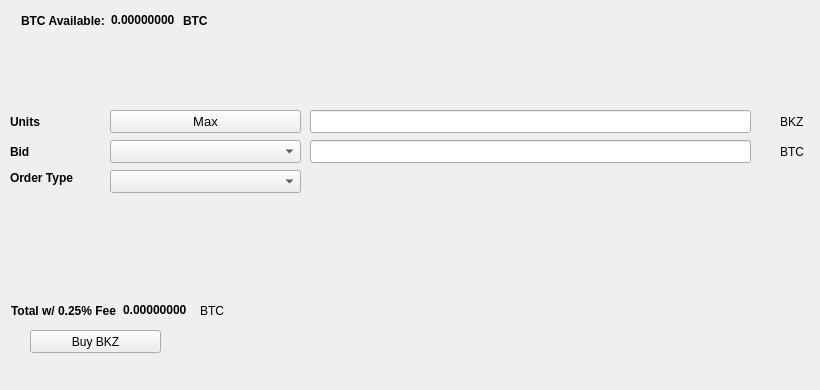
   <widget class="QWidget" name="BuyTab">
    <attribute name="title">
     <string>Buy</string>
    </attribute>
    <widget class="QPushButton" name="BuyBKZ">
     <property name="geometry">
      <rect>
       <x>30</x>
       <y>330</y>
       <width>131</width>
       <height>23</height>
      </rect>
     </property>
     <property name="text">
      <string>Buy BKZ</string>
     </property>
     <property name="icon">
      <iconset resource="../bankitz.qrc">
       <normaloff>:/icons/bitcoin</normaloff>:/icons/bitcoin</iconset>
     </property>
    </widget>
    <widget class="QLabel" name="label_3">
     <property name="geometry">
      <rect>
       <x>10</x>
       <y>110</y>
       <width>46</width>
       <height>23</height>
      </rect>
     </property>
     <property name="font">
      <font>
       <weight>75</weight>
       <bold>true</bold>
      </font>
     </property>
     <property name="text">
      <string>Units</string>
     </property>
    </widget>
    <widget class="QLineEdit" name="UnitsInput">
     <property name="geometry">
      <rect>
       <x>310</x>
       <y>110</y>
       <width>441</width>
       <height>23</height>
      </rect>
     </property>
     <property name="font">
      <font>
       <pointsize>9</pointsize>
       <weight>75</weight>
       <bold>true</bold>
      </font>
     </property>
    </widget>
    <widget class="QLineEdit" name="BuyBidPriceEdit">
     <property name="geometry">
      <rect>
       <x>310</x>
       <y>140</y>
       <width>441</width>
       <height>23</height>
      </rect>
     </property>
     <property name="font">
      <font>
       <pointsize>9</pointsize>
       <weight>75</weight>
       <bold>true</bold>
      </font>
     </property>
    </widget>
    <widget class="QLabel" name="label_4">
     <property name="geometry">
      <rect>
       <x>780</x>
       <y>110</y>
       <width>31</width>
       <height>23</height>
      </rect>
     </property>
     <property name="text">
      <string>BKZ</string>
     </property>
    </widget>
    <widget class="QLabel" name="label_5">
     <property name="geometry">
      <rect>
       <x>780</x>
       <y>140</y>
       <width>31</width>
       <height>23</height>
      </rect>
     </property>
     <property name="text">
      <string>BTC</string>
     </property>
    </widget>
    <widget class="QLabel" name="label_6">
     <property name="geometry">
      <rect>
       <x>10</x>
       <y>140</y>
       <width>46</width>
       <height>23</height>
      </rect>
     </property>
     <property name="font">
      <font>
       <weight>75</weight>
       <bold>true</bold>
      </font>
     </property>
     <property name="text">
      <string>Bid</string>
     </property>
    </widget>
    <widget class="QLabel" name="label_7">
     <property name="geometry">
      <rect>
       <x>10</x>
       <y>170</y>
       <width>91</width>
       <height>16</height>
      </rect>
     </property>
     <property name="font">
      <font>
       <weight>75</weight>
       <bold>true</bold>
      </font>
     </property>
     <property name="text">
      <string>Order Type</string>
     </property>
    </widget>
    <widget class="QPushButton" name="Buy_Max_Amount">
     <property name="geometry">
      <rect>
       <x>110</x>
       <y>110</y>
       <width>191</width>
       <height>23</height>
      </rect>
     </property>
     <property name="font">
      <font>
       <pointsize>10</pointsize>
      </font>
     </property>
     <property name="text">
      <string>Max</string>
     </property>
    </widget>
    <widget class="QComboBox" name="BuyBidcomboBox">
     <property name="geometry">
      <rect>
       <x>110</x>
       <y>140</y>
       <width>191</width>
       <height>23</height>
      </rect>
     </property>
     <property name="font">
      <font>
       <pointsize>10</pointsize>
      </font>
     </property>
    </widget>
    <widget class="QComboBox" name="buyOrdertypeCombo">
     <property name="geometry">
      <rect>
       <x>110</x>
       <y>170</y>
       <width>191</width>
       <height>23</height>
      </rect>
     </property>
     <property name="font">
      <font>
       <pointsize>10</pointsize>
      </font>
     </property>
    </widget>
    <widget class="QWidget" name="layoutWidget1">
     <property name="geometry">
      <rect>
       <x>21</x>
       <y>11</y>
       <width>227</width>
       <height>19</height>
      </rect>
     </property>
     <layout class="QHBoxLayout" name="horizontalLayout_3">
      <item>
       <widget class="QLabel" name="label232">
        <property name="font">
         <font>
          <weight>75</weight>
          <bold>true</bold>
         </font>
        </property>
        <property name="text">
         <string>BTC Available:</string>
        </property>
       </widget>
      </item>
      <item>
       <widget class="QLabel" name="BtcAvailableLbl">
        <property name="palette">
         <palette>
          <active>
           <colorrole role="WindowText">
            <brush brushstyle="SolidPattern">
             <color alpha="255">
              <red>0</red>
              <green>0</green>
              <blue>0</blue>
             </color>
            </brush>
           </colorrole>
           <colorrole role="Button">
            <brush brushstyle="SolidPattern">
             <color alpha="255">
              <red>0</red>
              <green>170</green>
              <blue>0</blue>
             </color>
            </brush>
           </colorrole>
           <colorrole role="Light">
            <brush brushstyle="SolidPattern">
             <color alpha="255">
              <red>0</red>
              <green>255</green>
              <blue>0</blue>
             </color>
            </brush>
           </colorrole>
           <colorrole role="Midlight">
            <brush brushstyle="SolidPattern">
             <color alpha="255">
              <red>0</red>
              <green>212</green>
              <blue>0</blue>
             </color>
            </brush>
           </colorrole>
           <colorrole role="Dark">
            <brush brushstyle="SolidPattern">
             <color alpha="255">
              <red>0</red>
              <green>85</green>
              <blue>0</blue>
             </color>
            </brush>
           </colorrole>
           <colorrole role="Mid">
            <brush brushstyle="SolidPattern">
             <color alpha="255">
              <red>0</red>
              <green>113</green>
              <blue>0</blue>
             </color>
            </brush>
           </colorrole>
           <colorrole role="Text">
            <brush brushstyle="SolidPattern">
             <color alpha="255">
              <red>0</red>
              <green>170</green>
              <blue>0</blue>
             </color>
            </brush>
           </colorrole>
           <colorrole role="BrightText">
            <brush brushstyle="SolidPattern">
             <color alpha="255">
              <red>255</red>
              <green>255</green>
              <blue>255</blue>
             </color>
            </brush>
           </colorrole>
           <colorrole role="ButtonText">
            <brush brushstyle="SolidPattern">
             <color alpha="255">
              <red>0</red>
              <green>0</green>
              <blue>0</blue>
             </color>
            </brush>
           </colorrole>
           <colorrole role="Base">
            <brush brushstyle="SolidPattern">
             <color alpha="255">
              <red>255</red>
              <green>255</green>
              <blue>255</blue>
             </color>
            </brush>
           </colorrole>
           <colorrole role="Window">
            <brush brushstyle="SolidPattern">
             <color alpha="255">
              <red>0</red>
              <green>170</green>
              <blue>0</blue>
             </color>
            </brush>
           </colorrole>
           <colorrole role="Shadow">
            <brush brushstyle="SolidPattern">
             <color alpha="255">
              <red>0</red>
              <green>0</green>
              <blue>0</blue>
             </color>
            </brush>
           </colorrole>
           <colorrole role="AlternateBase">
            <brush brushstyle="SolidPattern">
             <color alpha="255">
              <red>127</red>
              <green>212</green>
              <blue>127</blue>
             </color>
            </brush>
           </colorrole>
           <colorrole role="ToolTipBase">
            <brush brushstyle="SolidPattern">
             <color alpha="255">
              <red>255</red>
              <green>255</green>
              <blue>220</blue>
             </color>
            </brush>
           </colorrole>
           <colorrole role="ToolTipText">
            <brush brushstyle="SolidPattern">
             <color alpha="255">
              <red>0</red>
              <green>0</green>
              <blue>0</blue>
             </color>
            </brush>
           </colorrole>
          </active>
          <inactive>
           <colorrole role="WindowText">
            <brush brushstyle="SolidPattern">
             <color alpha="255">
              <red>0</red>
              <green>0</green>
              <blue>0</blue>
             </color>
            </brush>
           </colorrole>
           <colorrole role="Button">
            <brush brushstyle="SolidPattern">
             <color alpha="255">
              <red>0</red>
              <green>170</green>
              <blue>0</blue>
             </color>
            </brush>
           </colorrole>
           <colorrole role="Light">
            <brush brushstyle="SolidPattern">
             <color alpha="255">
              <red>0</red>
              <green>255</green>
              <blue>0</blue>
             </color>
            </brush>
           </colorrole>
           <colorrole role="Midlight">
            <brush brushstyle="SolidPattern">
             <color alpha="255">
              <red>0</red>
              <green>212</green>
              <blue>0</blue>
             </color>
            </brush>
           </colorrole>
           <colorrole role="Dark">
            <brush brushstyle="SolidPattern">
             <color alpha="255">
              <red>0</red>
              <green>85</green>
              <blue>0</blue>
             </color>
            </brush>
           </colorrole>
           <colorrole role="Mid">
            <brush brushstyle="SolidPattern">
             <color alpha="255">
              <red>0</red>
              <green>113</green>
              <blue>0</blue>
             </color>
            </brush>
           </colorrole>
           <colorrole role="Text">
            <brush brushstyle="SolidPattern">
             <color alpha="255">
              <red>0</red>
              <green>170</green>
              <blue>0</blue>
             </color>
            </brush>
           </colorrole>
           <colorrole role="BrightText">
            <brush brushstyle="SolidPattern">
             <color alpha="255">
              <red>255</red>
              <green>255</green>
              <blue>255</blue>
             </color>
            </brush>
           </colorrole>
           <colorrole role="ButtonText">
            <brush brushstyle="SolidPattern">
             <color alpha="255">
              <red>0</red>
              <green>0</green>
              <blue>0</blue>
             </color>
            </brush>
           </colorrole>
           <colorrole role="Base">
            <brush brushstyle="SolidPattern">
             <color alpha="255">
              <red>255</red>
              <green>255</green>
              <blue>255</blue>
             </color>
            </brush>
           </colorrole>
           <colorrole role="Window">
            <brush brushstyle="SolidPattern">
             <color alpha="255">
              <red>0</red>
              <green>170</green>
              <blue>0</blue>
             </color>
            </brush>
           </colorrole>
           <colorrole role="Shadow">
            <brush brushstyle="SolidPattern">
             <color alpha="255">
              <red>0</red>
              <green>0</green>
              <blue>0</blue>
             </color>
            </brush>
           </colorrole>
           <colorrole role="AlternateBase">
            <brush brushstyle="SolidPattern">
             <color alpha="255">
              <red>127</red>
              <green>212</green>
              <blue>127</blue>
             </color>
            </brush>
           </colorrole>
           <colorrole role="ToolTipBase">
            <brush brushstyle="SolidPattern">
             <color alpha="255">
              <red>255</red>
              <green>255</green>
              <blue>220</blue>
             </color>
            </brush>
           </colorrole>
           <colorrole role="ToolTipText">
            <brush brushstyle="SolidPattern">
             <color alpha="255">
              <red>0</red>
              <green>0</green>
              <blue>0</blue>
             </color>
            </brush>
           </colorrole>
          </inactive>
          <disabled>
           <colorrole role="WindowText">
            <brush brushstyle="SolidPattern">
             <color alpha="255">
              <red>0</red>
              <green>85</green>
              <blue>0</blue>
             </color>
            </brush>
           </colorrole>
           <colorrole role="Button">
            <brush brushstyle="SolidPattern">
             <color alpha="255">
              <red>0</red>
              <green>170</green>
              <blue>0</blue>
             </color>
            </brush>
           </colorrole>
           <colorrole role="Light">
            <brush brushstyle="SolidPattern">
             <color alpha="255">
              <red>0</red>
              <green>255</green>
              <blue>0</blue>
             </color>
            </brush>
           </colorrole>
           <colorrole role="Midlight">
            <brush brushstyle="SolidPattern">
             <color alpha="255">
              <red>0</red>
              <green>212</green>
              <blue>0</blue>
             </color>
            </brush>
           </colorrole>
           <colorrole role="Dark">
            <brush brushstyle="SolidPattern">
             <color alpha="255">
              <red>0</red>
              <green>85</green>
              <blue>0</blue>
             </color>
            </brush>
           </colorrole>
           <colorrole role="Mid">
            <brush brushstyle="SolidPattern">
             <color alpha="255">
              <red>0</red>
              <green>113</green>
              <blue>0</blue>
             </color>
            </brush>
           </colorrole>
           <colorrole role="Text">
            <brush brushstyle="SolidPattern">
             <color alpha="255">
              <red>0</red>
              <green>85</green>
              <blue>0</blue>
             </color>
            </brush>
           </colorrole>
           <colorrole role="BrightText">
            <brush brushstyle="SolidPattern">
             <color alpha="255">
              <red>255</red>
              <green>255</green>
              <blue>255</blue>
             </color>
            </brush>
           </colorrole>
           <colorrole role="ButtonText">
            <brush brushstyle="SolidPattern">
             <color alpha="255">
              <red>0</red>
              <green>85</green>
              <blue>0</blue>
             </color>
            </brush>
           </colorrole>
           <colorrole role="Base">
            <brush brushstyle="SolidPattern">
             <color alpha="255">
              <red>0</red>
              <green>170</green>
              <blue>0</blue>
             </color>
            </brush>
           </colorrole>
           <colorrole role="Window">
            <brush brushstyle="SolidPattern">
             <color alpha="255">
              <red>0</red>
              <green>170</green>
              <blue>0</blue>
             </color>
            </brush>
           </colorrole>
           <colorrole role="Shadow">
            <brush brushstyle="SolidPattern">
             <color alpha="255">
              <red>0</red>
              <green>0</green>
              <blue>0</blue>
             </color>
            </brush>
           </colorrole>
           <colorrole role="AlternateBase">
            <brush brushstyle="SolidPattern">
             <color alpha="255">
              <red>0</red>
              <green>170</green>
              <blue>0</blue>
             </color>
            </brush>
           </colorrole>
           <colorrole role="ToolTipBase">
            <brush brushstyle="SolidPattern">
             <color alpha="255">
              <red>255</red>
              <green>255</green>
              <blue>220</blue>
             </color>
            </brush>
           </colorrole>
           <colorrole role="ToolTipText">
            <brush brushstyle="SolidPattern">
             <color alpha="255">
              <red>0</red>
              <green>0</green>
              <blue>0</blue>
             </color>
            </brush>
           </colorrole>
          </disabled>
         </palette>
        </property>
        <property name="font">
         <font>
          <weight>75</weight>
          <bold>true</bold>
         </font>
        </property>
        <property name="text">
         <string>0.00000000</string>
        </property>
        <property name="textInteractionFlags">
         <set>Qt::LinksAccessibleByMouse|Qt::TextSelectableByKeyboard|Qt::TextSelectableByMouse</set>
        </property>
       </widget>
      </item>
      <item>
       <widget class="QLabel" name="BtcAvailableLbl_2">
        <property name="font">
         <font>
          <weight>75</weight>
          <bold>true</bold>
         </font>
        </property>
        <property name="text">
         <string>BTC</string>
        </property>
       </widget>
      </item>
     </layout>
    </widget>
    <widget class="QWidget" name="layoutWidge2">
     <property name="geometry">
      <rect>
       <x>11</x>
       <y>301</y>
       <width>259</width>
       <height>19</height>
      </rect>
     </property>
     <layout class="QHBoxLayout" name="horizontalLayout_4">
      <item>
       <widget class="QLabel" name="label_9">
        <property name="font">
         <font>
          <weight>75</weight>
          <bold>true</bold>
         </font>
        </property>
        <property name="text">
         <string>Total w/ 0.25% Fee</string>
        </property>
       </widget>
      </item>
      <item>
       <widget class="QLabel" name="BuyCostLabel">
        <property name="palette">
         <palette>
          <active>
           <colorrole role="WindowText">
            <brush brushstyle="SolidPattern">
             <color alpha="255">
              <red>0</red>
              <green>0</green>
              <blue>0</blue>
             </color>
            </brush>
           </colorrole>
           <colorrole role="Button">
            <brush brushstyle="SolidPattern">
             <color alpha="255">
              <red>0</red>
              <green>170</green>
              <blue>0</blue>
             </color>
            </brush>
           </colorrole>
           <colorrole role="Light">
            <brush brushstyle="SolidPattern">
             <color alpha="255">
              <red>0</red>
              <green>255</green>
              <blue>0</blue>
             </color>
            </brush>
           </colorrole>
           <colorrole role="Midlight">
            <brush brushstyle="SolidPattern">
             <color alpha="255">
              <red>0</red>
              <green>212</green>
              <blue>0</blue>
             </color>
            </brush>
           </colorrole>
           <colorrole role="Dark">
            <brush brushstyle="SolidPattern">
             <color alpha="255">
              <red>0</red>
              <green>85</green>
              <blue>0</blue>
             </color>
            </brush>
           </colorrole>
           <colorrole role="Mid">
            <brush brushstyle="SolidPattern">
             <color alpha="255">
              <red>0</red>
              <green>113</green>
              <blue>0</blue>
             </color>
            </brush>
           </colorrole>
           <colorrole role="Text">
            <brush brushstyle="SolidPattern">
             <color alpha="255">
              <red>0</red>
              <green>170</green>
              <blue>0</blue>
             </color>
            </brush>
           </colorrole>
           <colorrole role="BrightText">
            <brush brushstyle="SolidPattern">
             <color alpha="255">
              <red>255</red>
              <green>255</green>
              <blue>255</blue>
             </color>
            </brush>
           </colorrole>
           <colorrole role="ButtonText">
            <brush brushstyle="SolidPattern">
             <color alpha="255">
              <red>0</red>
              <green>0</green>
              <blue>0</blue>
             </color>
            </brush>
           </colorrole>
           <colorrole role="Base">
            <brush brushstyle="SolidPattern">
             <color alpha="255">
              <red>255</red>
              <green>255</green>
              <blue>255</blue>
             </color>
            </brush>
           </colorrole>
           <colorrole role="Window">
            <brush brushstyle="SolidPattern">
             <color alpha="255">
              <red>0</red>
              <green>170</green>
              <blue>0</blue>
             </color>
            </brush>
           </colorrole>
           <colorrole role="Shadow">
            <brush brushstyle="SolidPattern">
             <color alpha="255">
              <red>0</red>
              <green>0</green>
              <blue>0</blue>
             </color>
            </brush>
           </colorrole>
           <colorrole role="AlternateBase">
            <brush brushstyle="SolidPattern">
             <color alpha="255">
              <red>127</red>
              <green>212</green>
              <blue>127</blue>
             </color>
            </brush>
           </colorrole>
           <colorrole role="ToolTipBase">
            <brush brushstyle="SolidPattern">
             <color alpha="255">
              <red>255</red>
              <green>255</green>
              <blue>220</blue>
             </color>
            </brush>
           </colorrole>
           <colorrole role="ToolTipText">
            <brush brushstyle="SolidPattern">
             <color alpha="255">
              <red>0</red>
              <green>0</green>
              <blue>0</blue>
             </color>
            </brush>
           </colorrole>
          </active>
          <inactive>
           <colorrole role="WindowText">
            <brush brushstyle="SolidPattern">
             <color alpha="255">
              <red>0</red>
              <green>0</green>
              <blue>0</blue>
             </color>
            </brush>
           </colorrole>
           <colorrole role="Button">
            <brush brushstyle="SolidPattern">
             <color alpha="255">
              <red>0</red>
              <green>170</green>
              <blue>0</blue>
             </color>
            </brush>
           </colorrole>
           <colorrole role="Light">
            <brush brushstyle="SolidPattern">
             <color alpha="255">
              <red>0</red>
              <green>255</green>
              <blue>0</blue>
             </color>
            </brush>
           </colorrole>
           <colorrole role="Midlight">
            <brush brushstyle="SolidPattern">
             <color alpha="255">
              <red>0</red>
              <green>212</green>
              <blue>0</blue>
             </color>
            </brush>
           </colorrole>
           <colorrole role="Dark">
            <brush brushstyle="SolidPattern">
             <color alpha="255">
              <red>0</red>
              <green>85</green>
              <blue>0</blue>
             </color>
            </brush>
           </colorrole>
           <colorrole role="Mid">
            <brush brushstyle="SolidPattern">
             <color alpha="255">
              <red>0</red>
              <green>113</green>
              <blue>0</blue>
             </color>
            </brush>
           </colorrole>
           <colorrole role="Text">
            <brush brushstyle="SolidPattern">
             <color alpha="255">
              <red>0</red>
              <green>170</green>
              <blue>0</blue>
             </color>
            </brush>
           </colorrole>
           <colorrole role="BrightText">
            <brush brushstyle="SolidPattern">
             <color alpha="255">
              <red>255</red>
              <green>255</green>
              <blue>255</blue>
             </color>
            </brush>
           </colorrole>
           <colorrole role="ButtonText">
            <brush brushstyle="SolidPattern">
             <color alpha="255">
              <red>0</red>
              <green>0</green>
              <blue>0</blue>
             </color>
            </brush>
           </colorrole>
           <colorrole role="Base">
            <brush brushstyle="SolidPattern">
             <color alpha="255">
              <red>255</red>
              <green>255</green>
              <blue>255</blue>
             </color>
            </brush>
           </colorrole>
           <colorrole role="Window">
            <brush brushstyle="SolidPattern">
             <color alpha="255">
              <red>0</red>
              <green>170</green>
              <blue>0</blue>
             </color>
            </brush>
           </colorrole>
           <colorrole role="Shadow">
            <brush brushstyle="SolidPattern">
             <color alpha="255">
              <red>0</red>
              <green>0</green>
              <blue>0</blue>
             </color>
            </brush>
           </colorrole>
           <colorrole role="AlternateBase">
            <brush brushstyle="SolidPattern">
             <color alpha="255">
              <red>127</red>
              <green>212</green>
              <blue>127</blue>
             </color>
            </brush>
           </colorrole>
           <colorrole role="ToolTipBase">
            <brush brushstyle="SolidPattern">
             <color alpha="255">
              <red>255</red>
              <green>255</green>
              <blue>220</blue>
             </color>
            </brush>
           </colorrole>
           <colorrole role="ToolTipText">
            <brush brushstyle="SolidPattern">
             <color alpha="255">
              <red>0</red>
              <green>0</green>
              <blue>0</blue>
             </color>
            </brush>
           </colorrole>
          </inactive>
          <disabled>
           <colorrole role="WindowText">
            <brush brushstyle="SolidPattern">
             <color alpha="255">
              <red>0</red>
              <green>85</green>
              <blue>0</blue>
             </color>
            </brush>
           </colorrole>
           <colorrole role="Button">
            <brush brushstyle="SolidPattern">
             <color alpha="255">
              <red>0</red>
              <green>170</green>
              <blue>0</blue>
             </color>
            </brush>
           </colorrole>
           <colorrole role="Light">
            <brush brushstyle="SolidPattern">
             <color alpha="255">
              <red>0</red>
              <green>255</green>
              <blue>0</blue>
             </color>
            </brush>
           </colorrole>
           <colorrole role="Midlight">
            <brush brushstyle="SolidPattern">
             <color alpha="255">
              <red>0</red>
              <green>212</green>
              <blue>0</blue>
             </color>
            </brush>
           </colorrole>
           <colorrole role="Dark">
            <brush brushstyle="SolidPattern">
             <color alpha="255">
              <red>0</red>
              <green>85</green>
              <blue>0</blue>
             </color>
            </brush>
           </colorrole>
           <colorrole role="Mid">
            <brush brushstyle="SolidPattern">
             <color alpha="255">
              <red>0</red>
              <green>113</green>
              <blue>0</blue>
             </color>
            </brush>
           </colorrole>
           <colorrole role="Text">
            <brush brushstyle="SolidPattern">
             <color alpha="255">
              <red>0</red>
              <green>85</green>
              <blue>0</blue>
             </color>
            </brush>
           </colorrole>
           <colorrole role="BrightText">
            <brush brushstyle="SolidPattern">
             <color alpha="255">
              <red>255</red>
              <green>255</green>
              <blue>255</blue>
             </color>
            </brush>
           </colorrole>
           <colorrole role="ButtonText">
            <brush brushstyle="SolidPattern">
             <color alpha="255">
              <red>0</red>
              <green>85</green>
              <blue>0</blue>
             </color>
            </brush>
           </colorrole>
           <colorrole role="Base">
            <brush brushstyle="SolidPattern">
             <color alpha="255">
              <red>0</red>
              <green>170</green>
              <blue>0</blue>
             </color>
            </brush>
           </colorrole>
           <colorrole role="Window">
            <brush brushstyle="SolidPattern">
             <color alpha="255">
              <red>0</red>
              <green>170</green>
              <blue>0</blue>
             </color>
            </brush>
           </colorrole>
           <colorrole role="Shadow">
            <brush brushstyle="SolidPattern">
             <color alpha="255">
              <red>0</red>
              <green>0</green>
              <blue>0</blue>
             </color>
            </brush>
           </colorrole>
           <colorrole role="AlternateBase">
            <brush brushstyle="SolidPattern">
             <color alpha="255">
              <red>0</red>
              <green>170</green>
              <blue>0</blue>
             </color>
            </brush>
           </colorrole>
           <colorrole role="ToolTipBase">
            <brush brushstyle="SolidPattern">
             <color alpha="255">
              <red>255</red>
              <green>255</green>
              <blue>220</blue>
             </color>
            </brush>
           </colorrole>
           <colorrole role="ToolTipText">
            <brush brushstyle="SolidPattern">
             <color alpha="255">
              <red>0</red>
              <green>0</green>
              <blue>0</blue>
             </color>
            </brush>
           </colorrole>
          </disabled>
         </palette>
        </property>
        <property name="font">
         <font>
          <weight>75</weight>
          <bold>true</bold>
         </font>
        </property>
        <property name="autoFillBackground">
         <bool>false</bool>
        </property>
        <property name="text">
         <string>0.00000000</string>
        </property>
        <property name="textInteractionFlags">
         <set>Qt::LinksAccessibleByMouse|Qt::TextSelectableByMouse</set>
        </property>
       </widget>
      </item>
      <item>
       <widget class="QLabel" name="label_10">
        <property name="font">
         <font>
          <weight>50</weight>
          <bold>false</bold>
         </font>
        </property>
        <property name="text">
         <string>BTC</string>
        </property>
       </widget>
      </item>
     </layout>
    </widget>
    <widget class="QLabel" name="label_24">
     <property name="geometry">
      <rect>
       <x>460</x>
       <y>300</y>
       <width>281</width>
       <height>81</height>
      </rect>
     </property>
     <property name="text">
      <string/>
     </property>
     <property name="pixmap">
      <pixmap>:/images/bittrex</pixmap>
     </property>
    </widget>
   </widget>
